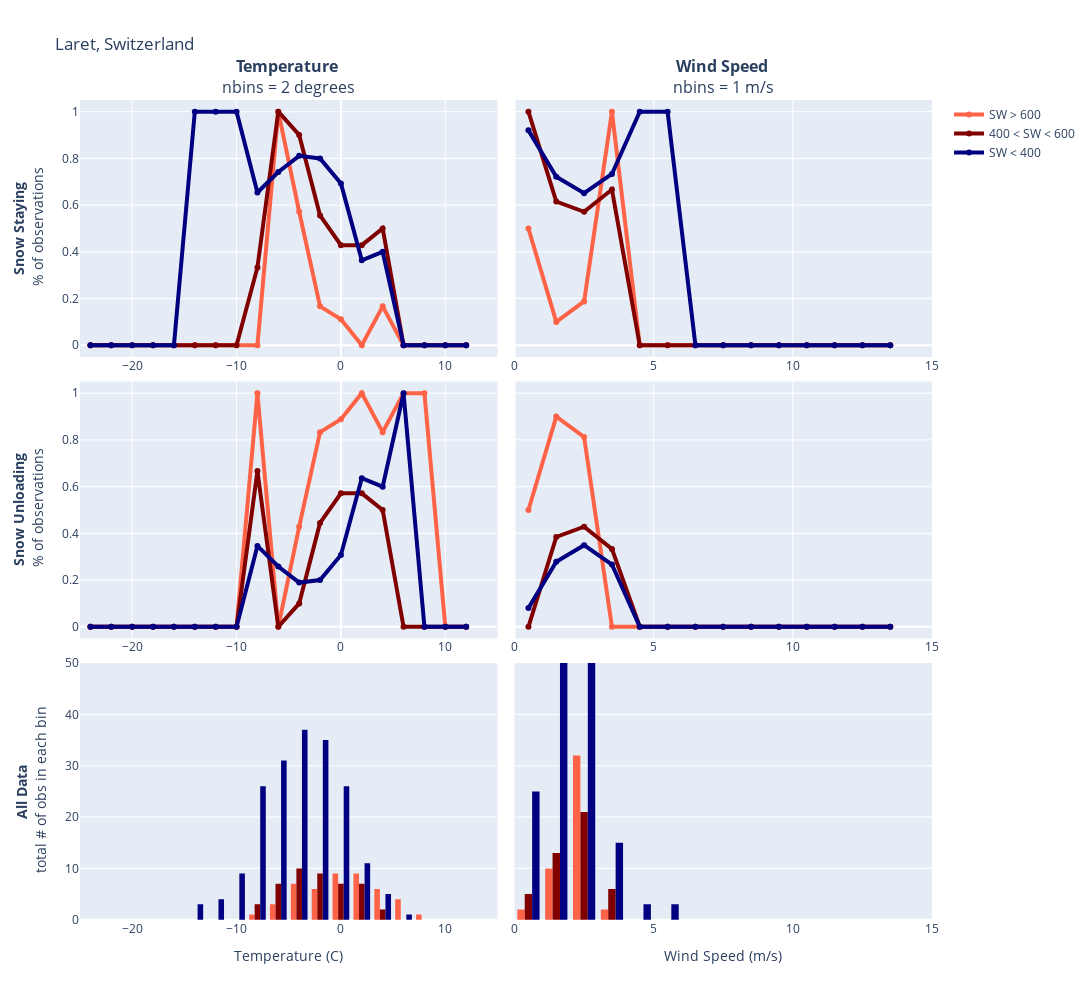

Notebook cell for this chart:
### Code cell
fig = make_subplots(rows=3, cols=2, shared_xaxes=False, shared_yaxes=True, 
                    vertical_spacing=0.03, horizontal_spacing=0.02,
                    subplot_titles=("<b>Temperature </b><br>nbins = 2 degrees", "<b>Wind Speed </b><br>nbins = 1 m/s"))

width = 4

# temp 2 degree bins
fig.add_trace(go.Scatter(x = dfSW600_temp2_returndf['stay_center'], line_color=color1, y = dfSW600_temp2_returndf['stay_percent'], line_width=width, name=name1),row=1, col=1)
fig.add_trace(go.Scatter(x = dfSW460_temp2_returndf['stay_center'], line_color=color2, y = dfSW460_temp2_returndf['stay_percent'], line_width=width, name=name2),row=1, col=1)
fig.add_trace(go.Scatter(x = dfSW400_temp2_returndf['stay_center'], line_color=color3, y = dfSW400_temp2_returndf['stay_percent'], line_width=width, name=name3),row=1, col=1)

fig.add_trace(go.Scatter(x = dfSW600_temp2_returndf['unload_center'], line_color=color1, y = dfSW600_temp2_returndf['unload_percent'], line_width=width, showlegend=False),row=2, col=1)
fig.add_trace(go.Scatter(x = dfSW460_temp2_returndf['unload_center'], line_color=color2, y = dfSW460_temp2_returndf['unload_percent'], line_width=width, showlegend=False),row=2, col=1)
fig.add_trace(go.Scatter(x = dfSW400_temp2_returndf['unload_center'], line_color=color3, y = dfSW400_temp2_returndf['unload_percent'], line_width=width, showlegend=False),row=2, col=1)


# wind 1 w/m bins
fig.add_trace(go.Scatter(x = dfSW600_wind1_returndf['stay_center'], line_color=color1, y = dfSW600_wind1_returndf['stay_percent'], line_width=width, showlegend=False),row=1, col=2)
fig.add_trace(go.Scatter(x = dfSW460_wind1_returndf['stay_center'], line_color=color2, y = dfSW460_wind1_returndf['stay_percent'], line_width=width, showlegend=False),row=1, col=2)
fig.add_trace(go.Scatter(x = dfSW400_wind1_returndf['stay_center'], line_color=color3, y = dfSW400_wind1_returndf['stay_percent'], line_width=width, showlegend=False),row=1, col=2)

fig.add_trace(go.Scatter(x = dfSW600_wind1_returndf['unload_center'], line_color=color1, y = dfSW600_wind1_returndf['unload_percent'], line_width=width, showlegend=False),row=2, col=2)
fig.add_trace(go.Scatter(x = dfSW460_wind1_returndf['unload_center'], line_color=color2, y = dfSW460_wind1_returndf['unload_percent'], line_width=width, showlegend=False),row=2, col=2)
fig.add_trace(go.Scatter(x = dfSW400_wind1_returndf['unload_center'], line_color=color3, y = dfSW400_wind1_returndf['unload_percent'], line_width=width, showlegend=False),row=2, col=2)

# row 3
# fig.add_trace(go.Histogram(x = dfSW600.temp, showlegend=False, histfunc='count', marker_color=color1),row=3, col=1)
# fig.add_trace(go.Histogram(x = dfSW400600.temp, showlegend=False, histfunc='count', marker_color=color2),row=3, col=1)
# fig.add_trace(go.Histogram(x = dfSW400.temp, showlegend=False, histfunc='count', marker_color=color3),row=3, col=1)

# fig.add_trace(go.Histogram(x = dfSW600.windspeed,    showlegend=False, histfunc='count', marker_color=color1),row=3, col=2)
# fig.add_trace(go.Histogram(x = dfSW400600.windspeed, showlegend=False, histfunc='count', marker_color=color2),row=3, col=2)
# fig.add_trace(go.Histogram(x = dfSW400.windspeed,    showlegend=False, histfunc='count', marker_color=color3),row=3, col=2)

fig.add_trace(go.Histogram(x = dfSW600.AirTC_Avg, showlegend=False, histfunc='count', marker_color=color1, xbins=dict(start=-25, end=10, size=2), autobinx=False),row=3, col=1)
fig.add_trace(go.Histogram(x = dfSW400600.AirTC_Avg, showlegend=False, histfunc='count', marker_color=color2, xbins=dict(start=-25, end=10, size=2), autobinx=False),row=3, col=1)
fig.add_trace(go.Histogram(x = dfSW400.AirTC_Avg, showlegend=False, histfunc='count', marker_color=color3, xbins=dict(start=-25, end=10, size=2), autobinx=False),row=3, col=1)

fig.add_trace(go.Histogram(x = dfSW600.WS_ms_Avg,    showlegend=False, histfunc='count', marker_color=color1, xbins=dict(start=0, end=15, size=1), autobinx=False),row=3, col=2)
fig.add_trace(go.Histogram(x = dfSW400600.WS_ms_Avg, showlegend=False, histfunc='count', marker_color=color2, xbins=dict(start=0, end=15, size=1), autobinx=False),row=3, col=2)
fig.add_trace(go.Histogram(x = dfSW400.WS_ms_Avg,    showlegend=False, histfunc='count', marker_color=color3, xbins=dict(start=0, end=15, size=1), autobinx=False),row=3, col=2)

# row 3, fix bins
# fig.add_trace(go.Histogram(x = dfSW600.temp,    showlegend=False, histfunc='count', marker_color=color1, bingroup=2, autobinx=False),row=3, col=1)
# fig.add_trace(go.Histogram(x = dfSW400600.temp, showlegend=False, histfunc='count', marker_color=color2, bingroup=2, autobinx=False),row=3, col=1)
# fig.add_trace(go.Histogram(x = dfSW400.temp,    showlegend=False, histfunc='count', marker_color=color3, bingroup=2, autobinx=False),row=3, col=1)

# fig.add_trace(go.Histogram(x = dfSW600.windspeed,    showlegend=False, histfunc='count', marker_color=color1, bingroup=1, autobinx=False), row=3, col=2)
# fig.add_trace(go.Histogram(x = dfSW400600.windspeed, showlegend=False, histfunc='count', marker_color=color2, bingroup=1, autobinx=False), row=3, col=2)
# fig.add_trace(go.Histogram(x = dfSW400.windspeed,    showlegend=False, histfunc='count', marker_color=color3, bingroup=1, autobinx=False), row=3, col=2)

# axes 
fig.update_xaxes(title_text='Temperature (C)',  range=[-25,15],row=3, col=1)
fig.update_xaxes(title_text='',  range=[-25,15],row=1, col=1)
fig.update_xaxes(title_text='',  range=[-25,15],row=2, col=1)


fig.update_xaxes(title_text='Wind Speed (m/s)', range=[0,15],  row=3, col=2)
fig.update_xaxes(title_text='', range=[0,15],  row=1, col=2)
fig.update_xaxes(title_text='', range=[0,15],  row=2, col=2)


fig.update_yaxes(title_text='<b> Snow Staying</b> <br> % of observations', range=[-0.05,1.05], row=1, col=1)
fig.update_yaxes(title_text='<b> Snow Unloading</b> <br> % of observations', range=[-0.05,1.05], row=2, col=1)
fig.update_yaxes(title_text='<b> All Data</b> <br> total # of obs in each bin', range=[-0.05,50], row=3, col=1)


fig.update_layout(height=1000, width=1300, title_text="Laret, Switzerland")
fig.show()

### Figure 1 — Plotly figure (JSON) as saved in the notebook; plotly's stock layout.template omitted (floating-point values rounded to 4 significant figures; data arrays with more than 128 entries replaced by an {"elided": "..."} marker saying what was removed)
{"data": [{"line": {"color": "tomato", "width": 4}, "name": "SW > 600", "type": "scatter", "x": [-24, -22, -20, -18, -16, -14, -12, -10, -8, -6, -4, -2, 0, 2, 4, 6, 8, 10, 12], "xaxis": "x", "y": [0, 0, 0, 0, 0, 0, 0, 0, 0, 1, 0.5714, 0.1667, 0.1111, 0, 0.1667, 0, 0, 0, 0], "yaxis": "y"}, {"line": {"color": "maroon", "width": 4}, "name": "400 < SW < 600", "type": "scatter", "x": [-24, -22, -20, -18, -16, -14, -12, -10, -8, -6, -4, -2, 0, 2, 4, 6, 8, 10, 12], "xaxis": "x", "y": [0, 0, 0, 0, 0, 0, 0, 0, 0.3333, 1, 0.9, 0.5556, 0.4286, 0.4286, 0.5, 0, 0, 0, 0], "yaxis": "y"}, {"line": {"color": "navy", "width": 4}, "name": "SW < 400", "type": "scatter", "x": [-24, -22, -20, -18, -16, -14, -12, -10, -8, -6, -4, -2, 0, 2, 4, 6, 8, 10, 12], "xaxis": "x", "y": [0, 0, 0, 0, 0, 1, 1, 1, 0.6538, 0.7419, 0.8108, 0.8, 0.6923, 0.3636, 0.4, 0, 0, 0, 0], "yaxis": "y"}, {"line": {"color": "tomato", "width": 4}, "showlegend": false, "type": "scatter", "x": [-24, -22, -20, -18, -16, -14, -12, -10, -8, -6, -4, -2, 0, 2, 4, 6, 8, 10, 12], "xaxis": "x3", "y": [0, 0, 0, 0, 0, 0, 0, 0, 1, 0, 0.4286, 0.8333, 0.8889, 1, 0.8333, 1, 1, 0, 0], "yaxis": "y3"}, {"line": {"color": "maroon", "width": 4}, "showlegend": false, "type": "scatter", "x": [-24, -22, -20, -18, -16, -14, -12, -10, -8, -6, -4, -2, 0, 2, 4, 6, 8, 10, 12], "xaxis": "x3", "y": [0, 0, 0, 0, 0, 0, 0, 0, 0.6667, 0, 0.1, 0.4444, 0.5714, 0.5714, 0.5, 0, 0, 0, 0], "yaxis": "y3"}, {"line": {"color": "navy", "width": 4}, "showlegend": false, "type": "scatter", "x": [-24, -22, -20, -18, -16, -14, -12, -10, -8, -6, -4, -2, 0, 2, 4, 6, 8, 10, 12], "xaxis": "x3", "y": [0, 0, 0, 0, 0, 0, 0, 0, 0.3462, 0.2581, 0.1892, 0.2, 0.3077, 0.6364, 0.6, 1, 0, 0, 0], "yaxis": "y3"}, {"line": {"color": "tomato", "width": 4}, "showlegend": false, "type": "scatter", "x": [0.5, 1.5, 2.5, 3.5, 4.5, 5.5, 6.5, 7.5, 8.5, 9.5, 10.5, 11.5, 12.5, 13.5], "xaxis": "x2", "y": [0.5, 0.1, 0.1875, 1, 0, 0, 0, 0, 0, 0, 0, 0, 0, 0], "yaxis": "y2"}, {"line": {"color": "maroon", "width": 4}, "showlegend": false, "type": "scatter", "x": [0.5, 1.5, 2.5, 3.5, 4.5, 5.5, 6.5, 7.5, 8.5, 9.5, 10.5, 11.5, 12.5, 13.5], "xaxis": "x2", "y": [1, 0.6154, 0.5714, 0.6667, 0, 0, 0, 0, 0, 0, 0, 0, 0, 0], "yaxis": "y2"}, {"line": {"color": "navy", "width": 4}, "showlegend": false, "type": "scatter", "x": [0.5, 1.5, 2.5, 3.5, 4.5, 5.5, 6.5, 7.5, 8.5, 9.5, 10.5, 11.5, 12.5, 13.5], "xaxis": "x2", "y": [0.92, 0.7215, 0.6508, 0.7333, 1, 1, 0, 0, 0, 0, 0, 0, 0, 0], "yaxis": "y2"}, {"line": {"color": "tomato", "width": 4}, "showlegend": false, "type": "scatter", "x": [0.5, 1.5, 2.5, 3.5, 4.5, 5.5, 6.5, 7.5, 8.5, 9.5, 10.5, 11.5, 12.5, 13.5], "xaxis": "x4", "y": [0.5, 0.9, 0.8125, 0, 0, 0, 0, 0, 0, 0, 0, 0, 0, 0], "yaxis": "y4"}, {"line": {"color": "maroon", "width": 4}, "showlegend": false, "type": "scatter", "x": [0.5, 1.5, 2.5, 3.5, 4.5, 5.5, 6.5, 7.5, 8.5, 9.5, 10.5, 11.5, 12.5, 13.5], "xaxis": "x4", "y": [0, 0.3846, 0.4286, 0.3333, 0, 0, 0, 0, 0, 0, 0, 0, 0, 0], "yaxis": "y4"}, {"line": {"color": "navy", "width": 4}, "showlegend": false, "type": "scatter", "x": [0.5, 1.5, 2.5, 3.5, 4.5, 5.5, 6.5, 7.5, 8.5, 9.5, 10.5, 11.5, 12.5, 13.5], "xaxis": "x4", "y": [0.08, 0.2785, 0.3492, 0.2667, 0, 0, 0, 0, 0, 0, 0, 0, 0, 0], "yaxis": "y4"}, {"histfunc": "count", "marker": {"color": "tomato"}, "showlegend": false, "type": "histogram", "x": [-8.377, 1.969, 3.237, 1.371, -0.5222, 2.158, 2.847, -4.204, -3.056, -3.469, -4.593, -3.941, -3.007, -2.357, -4.824, 0.1746, 0.9012, 2.09, 2.668, 3.182, 5.045, 6.18, 7.069, -6.362, -5.406, -5.155, -1.545, -0.9442, 0.3353, 0.1267, 0.9148, 1.813, 2.113, 5.02, 6.308, -2.177, -1.694, -1.963, -1.981, 0.3196, 0.4636, 1.627, 3.865, 4.049, 4.768, 4.718], "xaxis": "x5", "xbins": {"end": 10, "size": 2, "start": -25}, "yaxis": "y5"}, {"histfunc": "count", "marker": {"color": "maroon"}, "showlegend": false, "type": "histogram", "x": [-7.641, -8.342, -7.915, -6.241, -4.429, -3.012, -2.855, -0.7663, 0.8757, 2.491, -3.218, -0.1793, 1.154, -0.3, 2.154, -2.418, -5.651, -3.747, -5.896, -2.29, -2.363, -5.988, -5.728, -5.196, -4.831, -5.004, -3.992, -4.105, -3.821, -3.764, -1.702, -2.139, -2.515, 3.648, 1.918, -1.685, 1.834, -3.213, -1.973, -0.1292, -0.5076, 0.3868, 1.587, 3.204, 2.143], "xaxis": "x5", "xbins": {"end": 10, "start": -25}, "yaxis": "y5"}, {"histfunc": "count", "marker": {"color": "navy"}, "showlegend": false, "type": "histogram", "x": {"elided": "188 float values"}, "xaxis": "x5", "xbins": {"end": 10, "start": -25}, "yaxis": "y5"}, {"histfunc": "count", "marker": {"color": "tomato"}, "showlegend": false, "type": "histogram", "x": [2.646, 0.9588, 1.626, 2.498, 2.306, 2.51, 2.343, 2.159, 2.66, 2.693, 2.047, 2.346, 2.287, 2.443, 3.142, 1.248, 2.209, 2.219, 2.608, 2.346, 1.695, 2.35, 2.094, 2.086, 2.053, 1.967, 1.076, 1.307, 1.374, 2.066, 2.314, 2.017, 2.42, 2.064, 2.338, 3.064, 2.937, 2.853, 2.717, 2.181, 2.56, 2.622, 0.9736, 1.648, 1.427, 1.719], "xaxis": "x6", "xbins": {"end": 15, "size": 1, "start": 0}, "yaxis": "y6"}, {"histfunc": "count", "marker": {"color": "maroon"}, "showlegend": false, "type": "histogram", "x": [2.669, 3.365, 3.992, 2.897, 3.21, 1.548, 1.189, 1.865, 0.993, 1.389, 2.012, 1.157, 2.184, 1.98, 2.319, 2.194, 1.856, 1.87, 0.9748, 2.113, 1.75, 2.771, 2.3, 2.868, 2.923, 2.765, 2.594, 3.029, 3.144, 2.681, 2.651, 3.338, 0.8212, 1.902, 1.521, 0.5881, 2.043, 2.821, 2.885, 2.034, 1.624, 2.002, 2.01, 1.56, 0.7701], "xaxis": "x6", "xbins": {"end": 15, "start": 0}, "yaxis": "y6"}, {"histfunc": "count", "marker": {"color": "navy"}, "showlegend": false, "type": "histogram", "x": {"elided": "188 float values"}, "xaxis": "x6", "xbins": {"end": 15, "start": 0}, "yaxis": "y6"}], "layout": {"annotations": [{"font": {"size": 16}, "showarrow": false, "text": "<b>Temperature </b><br>nbins = 2 degrees", "x": 0.245, "xanchor": "center", "xref": "paper", "y": 1.0, "yanchor": "bottom", "yref": "paper"}, {"font": {"size": 16}, "showarrow": false, "text": "<b>Wind Speed </b><br>nbins = 1 m/s", "x": 0.755, "xanchor": "center", "xref": "paper", "y": 1.0, "yanchor": "bottom", "yref": "paper"}], "height": 1000, "title": {"text": "Laret, Switzerland"}, "width": 1300, "xaxis": {"anchor": "y", "domain": [0, 0.49], "range": [-25, 15], "title": {"text": ""}, "type": "linear"}, "xaxis2": {"anchor": "y2", "domain": [0.51, 1], "range": [0, 15], "title": {"text": ""}, "type": "linear"}, "xaxis3": {"anchor": "y3", "domain": [0, 0.49], "range": [-25, 15], "title": {"text": ""}, "type": "linear"}, "xaxis4": {"anchor": "y4", "domain": [0.51, 1], "range": [0, 15], "title": {"text": ""}, "type": "linear"}, "xaxis5": {"anchor": "y5", "domain": [0, 0.49], "range": [-25, 15], "title": {"text": "Temperature (C)"}, "type": "linear"}, "xaxis6": {"anchor": "y6", "domain": [0.51, 1], "range": [0, 15], "title": {"text": "Wind Speed (m/s)"}, "type": "linear"}, "yaxis": {"anchor": "x", "domain": [0.6867, 1.0], "range": [-0.05, 1.05], "title": {"text": "<b> Snow Staying</b> <br> % of observations"}, "type": "linear"}, "yaxis2": {"anchor": "x2", "domain": [0.6867, 1.0], "matches": "y", "showticklabels": false, "type": "linear"}, "yaxis3": {"anchor": "x3", "domain": [0.3433, 0.6567], "range": [-0.05, 1.05], "title": {"text": "<b> Snow Unloading</b> <br> % of observations"}, "type": "linear"}, "yaxis4": {"anchor": "x4", "domain": [0.3433, 0.6567], "matches": "y3", "showticklabels": false, "type": "linear"}, "yaxis5": {"anchor": "x5", "domain": [0, 0.3133], "range": [-0.05, 50], "title": {"text": "<b> All Data</b> <br> total # of obs in each bin"}}, "yaxis6": {"anchor": "x6", "domain": [0, 0.3133], "matches": "y5", "showticklabels": false}}}
